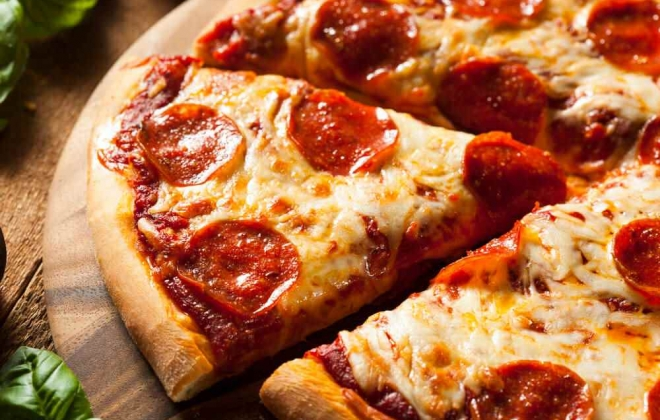
#> input picture images-aula-2/pizza.jpg, 660 x 420 px
$ python btilho_contraste.py
#> lines starting #> are read from the running program, lines starting #| are printed output that depends on the picture
import cv2
import matplotlib.pyplot as plt
from matplotlib.colors import Normalize

# Mostrar a imagem e o histograma
def mostra_fig(img):
    plt.figure()
    plt.imshow(img, cmap='gray', norm=Normalize(0,255))
    plt.figure()
    plt.hist(img.ravel(), bins=256)
    plt.xlim([0,255])

# 1. Carregar a imagem como tons de cinza
imgray = cv2.imread("pizza.jpg", cv2.IMREAD_GRAYSCALE)
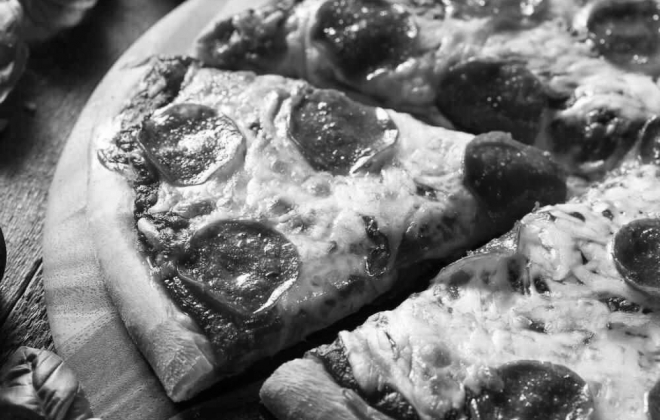
#> imgray: shape (420, 660); min 0, max 255, mean 123.8
mostra_fig(imgray)

# 2. Diminuir ou aumentar o brilho
brilho = -50
imgray2 = cv2.add(imgray, brilho)
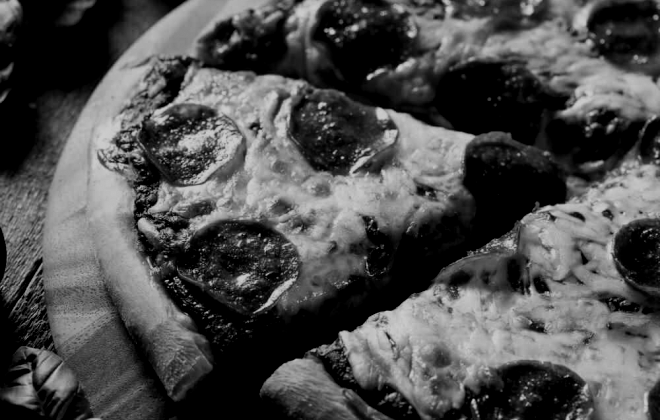
#> imgray2: shape (420, 660); min 0, max 205, mean 77.9
mostra_fig(imgray2)

# 3. Aumentar o contraste
mult = 2
soma = -100
imgray3 = cv2.convertScaleAbs(imgray,alpha=mult,beta=soma)
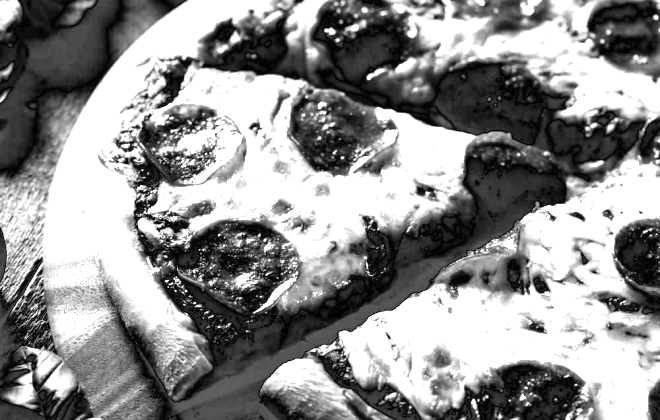
#> imgray3: shape (420, 660); min 0, max 255, mean 144.2
mostra_fig(imgray3)

# 4. Diminuir o contraste
mult = 0.2
soma = 120
imgray4 = cv2.convertScaleAbs(imgray,alpha=mult,beta=soma)
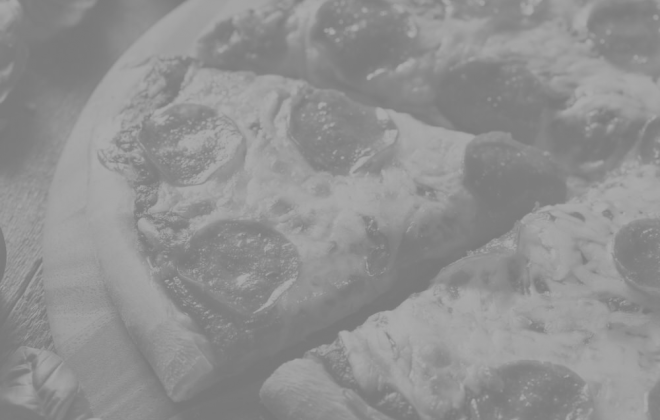
#> imgray4: shape (420, 660); min 120, max 171, mean 144.8
mostra_fig(imgray4)


# 5. Equalização de histograma
imgray5 = cv2.equalizeHist(imgray4)
mostra_fig(imgray5)
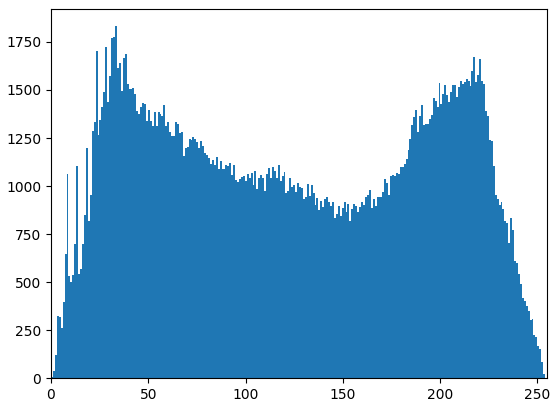
#> figure drawn by matplotlib, 1 panel; tallest bar 1832 high, from x = 32.87 to 33.87
#> figure, not shown here; tallest bar 57518 high, from x = 0 to 0.801
#> figure, not shown here; tallest bar 85043 high, from x = 254 to 255
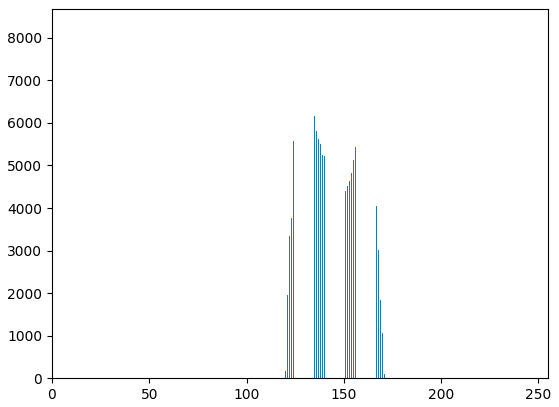
#> figure drawn by matplotlib, 1 panel; tallest bar 8274 high, from x = 126 to 126.2
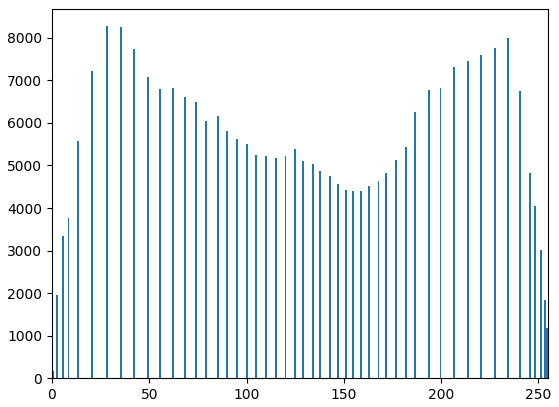
#> figure drawn by matplotlib, 1 panel; tallest bar 8274 high, from x = 27.89 to 28.89
